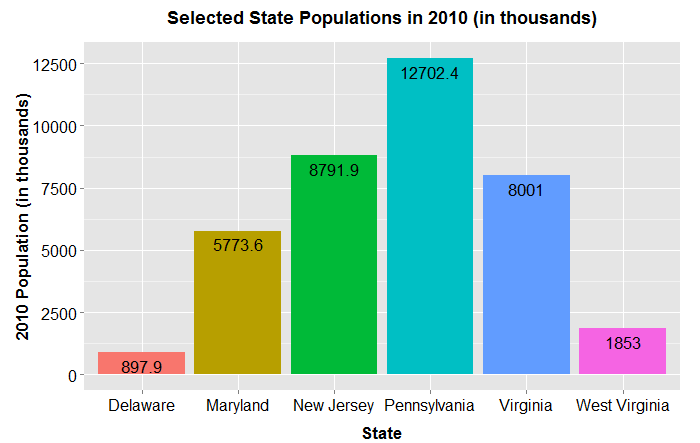

Source code (R):
# This script creates a bar graph using (a subset of) 'census_data.csv'.

# A description of 'census_data.csv' can be found in 'census_data_scrape_and_process.R'.
# To avoid an overwhelming plot, I will be using a subset of 'census_data.csv' consisting of
# observations for 6 states (Delaware, Maryland, New Jersey, Pennsylvania, Virginia, 
# and West Virginia) in 2010.

# Load packages.
library(data.table)
library(ggplot2)

# Load data.
# Note that the data is located in the 'visualizations' folder, NOT the 'ggplot' folder.
census_data = data.table(read.csv('census_data.csv', 
                                  header = T, 
                                  stringsAsFactors = F, 
                                  check.names = F))

#####
# SUBSET/PROCESS DATA.

  # Specify states of interest.
  states = c('Delaware', 'Maryland', 'New Jersey', 'Pennsylvania', 
             'Virginia', 'West Virginia')
  
  # Create data subset (specified above).
  census_subset = census_data[Name %in% states, .(Name, `2010`)]
  
  # Divide population values by 1000 for easier graph viewing.
  census_subset$`2010` = census_subset$`2010` / 1000

#####  
# Plot data.
ggplot(data = census_subset, 
       aes(x = Name, 
           y = `2010`, 
           fill = Name)) + 
  geom_bar(stat = 'identity') + 
  theme(legend.position = 'none') + 
  scale_y_continuous(breaks = seq(0, 12500, 2500)) +
  geom_text(aes(label = round(`2010`, 1)), 
            vjust = 1.5, 
            size = 6) +
  theme(axis.text.x = element_text(color = 'black', 
                                   size = 16), 
        axis.text.y = element_text(color= 'black', 
                                   size = 16),
        axis.title.x = element_text(face = 'bold', 
                                    size = 17, 
                                    vjust = -0.5),
        axis.title.y = element_text(face = 'bold',
                                    size = 17),
        plot.title = element_text(face = 'bold', 
                                  size = 18, 
                                  vjust = 2)) +
  ggtitle('Selected State Populations in 2010 (in thousands)') + 
  xlab('State') + 
  ylab('2010 Population (in thousands)')
